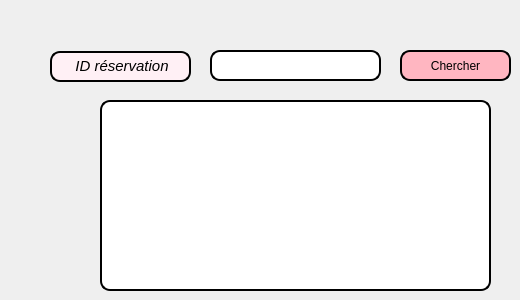
     <widget class="QWidget" name="tab_10">
      <attribute name="title">
       <string>Chercher une réservation</string>
      </attribute>
      <widget class="QLabel" name="label_15">
       <property name="geometry">
        <rect>
         <x>50</x>
         <y>51</y>
         <width>141</width>
         <height>31</height>
        </rect>
       </property>
       <property name="styleSheet">
        <string notr="true">border: 2px solid black;
font: 75 8pt &quot;MS Shell Dlg 2&quot;;
border-radius: 10px;
padding: 0 8px;
background: #FFF0F5;
font: bold, &quot;Comic Sans MS&quot;;;
text-align:center;
</string>
       </property>
       <property name="text">
        <string>&lt;html&gt;&lt;head/&gt;&lt;body&gt;&lt;p align=&quot;center&quot;&gt;&lt;span style=&quot; font-size:11pt; font-style:italic; color:#000000;&quot;&gt;ID réservation&lt;/span&gt;&lt;/p&gt;&lt;/body&gt;&lt;/html&gt;</string>
       </property>
      </widget>
      <widget class="QLineEdit" name="lineEdit_9">
       <property name="geometry">
        <rect>
         <x>210</x>
         <y>50</y>
         <width>171</width>
         <height>31</height>
        </rect>
       </property>
       <property name="styleSheet">
        <string notr="true">border: 2px solid black;
border-radius: 10px;
padding: 0 8px;
background: white;
selection-background-color: gray;</string>
       </property>
      </widget>
      <widget class="QPushButton" name="pushButton_15">
       <property name="geometry">
        <rect>
         <x>400</x>
         <y>50</y>
         <width>111</width>
         <height>31</height>
        </rect>
       </property>
       <property name="styleSheet">
        <string notr="true">border: 2px solid black;
border-radius: 10px;
padding: 0 8px;
background:#FFB6C1	;
font: bold, &quot;Comic Sans MS&quot;</string>
       </property>
       <property name="text">
        <string>Chercher</string>
       </property>
      </widget>
      <widget class="QTableView" name="tableView_5">
       <property name="geometry">
        <rect>
         <x>100</x>
         <y>100</y>
         <width>391</width>
         <height>191</height>
        </rect>
       </property>
       <property name="styleSheet">
        <string notr="true">border: 2px solid black;
border-radius: 10px;
padding: 0 8px;
background: white;
selection-background-color: gray</string>
       </property>
      </widget>
     </widget>
